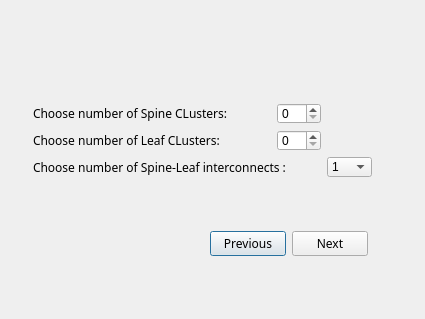
<?xml version="1.0" encoding="UTF-8"?>
<ui version="4.0">
 <class>Dialog</class>
 <widget class="QDialog" name="Dialog">
  <property name="geometry">
   <rect>
    <x>0</x>
    <y>0</y>
    <width>425</width>
    <height>319</height>
   </rect>
  </property>
  <property name="windowTitle">
   <string>Dialog</string>
  </property>
  <widget class="QWidget" name="layoutWidget">
   <property name="geometry">
    <rect>
     <x>33</x>
     <y>103</y>
     <width>339</width>
     <height>74</height>
    </rect>
   </property>
   <layout class="QGridLayout" name="gridLayout">
    <item row="0" column="0" colspan="2">
     <widget class="QLabel" name="label">
      <property name="font">
       <font>
        <family>Microsoft YaHei</family>
        <pointsize>9</pointsize>
       </font>
      </property>
      <property name="text">
       <string>Choose number of Spine CLusters:</string>
      </property>
     </widget>
    </item>
    <item row="0" column="2">
     <widget class="QSpinBox" name="spinBox"/>
    </item>
    <item row="1" column="0">
     <widget class="QLabel" name="label_2">
      <property name="font">
       <font>
        <family>Microsoft YaHei</family>
        <pointsize>9</pointsize>
       </font>
      </property>
      <property name="text">
       <string>Choose number of Leaf CLusters:</string>
      </property>
     </widget>
    </item>
    <item row="2" column="0" colspan="3">
     <widget class="QLabel" name="label_3">
      <property name="font">
       <font>
        <family>Microsoft YaHei</family>
        <pointsize>9</pointsize>
       </font>
      </property>
      <property name="text">
       <string>Choose number of Spine-Leaf interconnects :</string>
      </property>
     </widget>
    </item>
    <item row="2" column="3">
     <widget class="QComboBox" name="comboBox">
      <item>
       <property name="text">
        <string>1</string>
       </property>
      </item>
      <item>
       <property name="text">
        <string>2</string>
       </property>
      </item>
      <item>
       <property name="text">
        <string>3</string>
       </property>
      </item>
     </widget>
    </item>
    <item row="1" column="2">
     <widget class="QSpinBox" name="spinBox_2"/>
    </item>
   </layout>
  </widget>
  <widget class="QWidget" name="layoutWidget_2">
   <property name="geometry">
    <rect>
     <x>210</x>
     <y>230</y>
     <width>158</width>
     <height>27</height>
    </rect>
   </property>
   <property name="font">
    <font>
     <family>Microsoft YaHei</family>
     <pointsize>9</pointsize>
    </font>
   </property>
   <layout class="QHBoxLayout" name="horizontalLayout">
    <item>
     <widget class="QPushButton" name="pushButton_2">
      <property name="font">
       <font>
        <family>Microsoft YaHei</family>
        <pointsize>9</pointsize>
       </font>
      </property>
      <property name="text">
       <string>Previous</string>
      </property>
     </widget>
    </item>
    <item>
     <widget class="QPushButton" name="pushButton">
      <property name="font">
       <font>
        <family>Microsoft YaHei</family>
        <pointsize>9</pointsize>
       </font>
      </property>
      <property name="text">
       <string>Next</string>
      </property>
     </widget>
    </item>
   </layout>
  </widget>
 </widget>
 <resources/>
 <connections/>
</ui>
